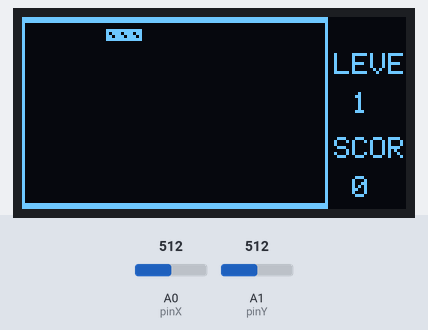
A sketch run on a simulated Arduino Uno, built with avr-gcc and run on an emulated ATmega328P. Parts: 128×64 one-colour display. The test bench sets the inputs (shaded band); at power-on: A0 (pinX) = 512, A1 (pinY) = 512. Random numbers use the default seed unless the sketch sets one.

Above: at 1.2 s.
1.3 s: A0 (pinX) set to 995
2.8 s: A0 (pinX) set to 1010
At 3.0 s:
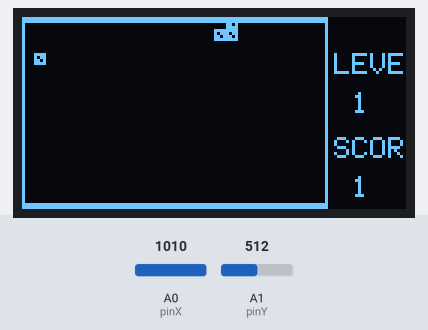
At 4.5 s:
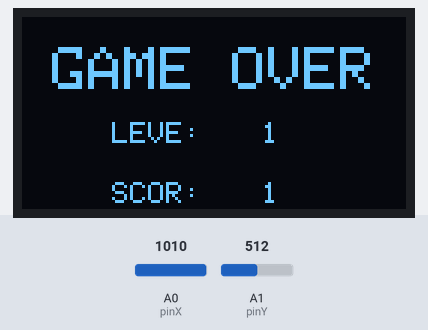
Timing chart, 0 to 6.0 s (numbered marks = the images above; inputs shaded):
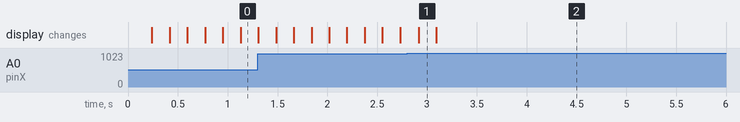

The sketch:

snake_game.ino
```cpp
#include <Wire.h>
#include <Adafruit_GFX.h>
#include <Adafruit_SSD1306.h>

Adafruit_SSD1306 oled(128, 64, &Wire, -1);

#define RIGHT 0
#define LEFT  1
#define UP    2
#define DOWN  3

// Joystick Pin
#define pinX  A0
#define pinY  A1

int valueX = 0;
int valueY = 0;
unsigned char keyValue = 0;

// Snake Value
const uint8_t block[] PROGMEM = {
  0xf0, //B1111000
  0xb0, //B1011000
  0xd0, //B1101000
  0xf0, //B1111000
};

uint8_t snake_head_x = 4;
uint8_t snake_head_y = 4;
uint8_t x[100];
uint8_t y[100];
uint8_t snake_len = 2;
uint8_t snake_dir = RIGHT;

uint8_t food_x;
uint8_t food_y;
bool food_eaten = true;

bool game_over = false;
int score = 0;
int level = 1;
int snake_speed = 150;
int i;

// Key Scan Function
void keyScan(void)
{
  static unsigned char keyUp = 1;

  valueX = analogRead(pinX);
  valueY = analogRead(pinY);

  if (keyUp && ((valueX <= 10) || (valueX >= 1010) || (valueY <= 10) || (valueY >= 1010)))
  {
    delay(10);
    keyUp = 0;
    if (valueX <= 10)
    {
      if (snake_dir != UP)
      {
        snake_dir = DOWN;
      }
    }
    else if (valueX >= 1010)
    {
      if (snake_dir != DOWN)
      {
        snake_dir = UP;
      }
    }
    else if (valueY <= 10)
    {
      if (snake_dir != RIGHT)
      {
        snake_dir = LEFT;
      }
    }
    else if (valueY >= 1010)
    {
      if (snake_dir != LEFT)
      {
        snake_dir = RIGHT;
      }
    }
  } else if ((valueX > 10) && (valueX < 1010) && (valueY > 10) && (valueY < 1010))keyUp = 1;
  return 0;
}

void draw_snake(int x, int y)
{
  oled.drawBitmap(x, y, block, 4, 4, 1);
}

void show_score(int x, int y, int data)
{
  oled.setCursor(x, y); // Set display position
  oled.println(data);
}

void screen(void)
{
  oled.clearDisplay(); // Clear screen
  oled.setTextSize(1); // Set font size
  oled.drawRect(0, 1, 102, 62, 1);
  oled.drawRect(0, 0, 102, 64, 1);
  oled.setCursor(104, 12); // Set display position
  oled.println("LEVE");
  oled.setCursor(104, 40); // Set display position
  oled.println("SCOR");

  show_score(110, 25, level);
  show_score(110, 53, score);

  for (i = 0; i < snake_len; i++)
  {
    draw_snake(x[i], y[i]);
  }

  draw_snake(food_x, food_y);

  oled.display();
}

void draw_food(void)
{
  int food_out = 0; // Check if food is inside the snake

  if (food_eaten)
  {
    while (food_out == 0)
    {
      food_out = 1;

      food_x = (uint8_t)(random(4, 100) / 4) * 4;
      food_y = (uint8_t)(random(4, 60) / 4) * 4;

      for (int i = snake_len - 1; i > 0; i--) // Traverse the entire snake body, if food is inside the snake then regenerate
      {
        if (food_x == x[i] && food_y == y[i])
        {
          food_out = 0;
        }
      }
    }
  }

  food_eaten = false;
}

void snake_move(void)
{
  switch (snake_dir) {
    case RIGHT:
      snake_head_x += 4;
      break;
    case UP:
      snake_head_y -= 4;
      break;
    case LEFT:
      snake_head_x -= 4;
      break;
    case DOWN:
      snake_head_y += 4;
      break;
  }

  if ((snake_head_x == food_x) && (snake_head_y == food_y))
  {
    food_eaten = true; // Can regenerate food
    snake_len++;
    score++;
    level = score / 5 + 1;
    snake_speed -= level;
  }

  for (i = snake_len - 1; i > 0; i--)
  {
    x[i] = x[i - 1];
    y[i] = y[i - 1];
  }
  x[0] = snake_head_x;
  y[0] = snake_head_y;

  check_snake_die();
}

void draw_game_over()
{
  oled.clearDisplay(); // Clear screen
  oled.setTextSize(2); // Set font size
  oled.setCursor(10, 10); // Set display position

  oled.println("GAME OVER");
  oled.setTextSize(1); // Set font size
  oled.setCursor(30, 35); // Set display position
  oled.println("LEVE:");
  oled.setCursor(30, 55); // Set display position
  oled.println("SCOR:");

  show_score(80, 35, level);
  show_score(80, 55, score);

  oled.display();
}

void check_snake_die(void)
{
  // Hit the wall
  if (snake_head_x < 4 || snake_head_x > 96 || snake_head_y < 1 || snake_head_y > 56)
  {
    game_over = true;
  }

  // Eat itself
  if (snake_len > 4)
  {
    for (int i = 1; i < snake_len; i++)
    {
      if (snake_head_x == x[i] && snake_head_y == y[i])
      {
        game_over = true;
      }
    }
  }
}

void setup()
{
  oled.begin(SSD1306_SWITCHCAPVCC, 0x3C);
  oled.setTextColor(WHITE); // Turn on pixel light
  randomSeed(analogRead(3)); // Initialize random seed
}

void loop()
{
  if (game_over)
  {
    draw_game_over();
  } else {
    keyScan();
    snake_move();
    draw_food();
    screen();
  }
  delay(snake_speed);
}
```
